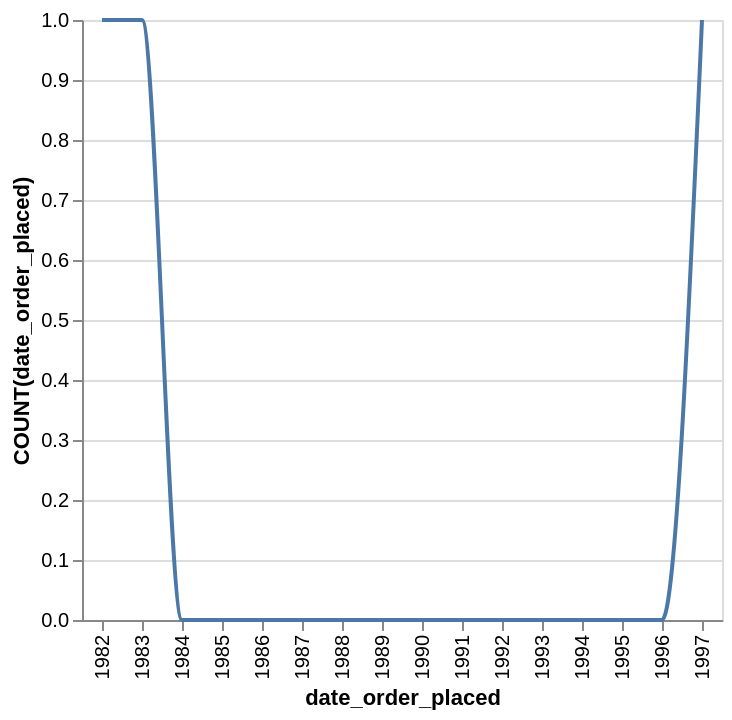

Write the Vega-Lite specification saved for this chart.
### Vega-Lite specification from a JSON file in a GitHub repository (floating-point values rounded to 4 significant figures)
{"data": {"values": [{"x_data": "1982", "y_data": 1}, {"x_data": "1983", "y_data": 1}, {"x_data": "1984", "y_data": 0}, {"x_data": "1985", "y_data": 0}, {"x_data": "1986", "y_data": 0}, {"x_data": "1987", "y_data": 0}, {"x_data": "1988", "y_data": 0}, {"x_data": "1989", "y_data": 0}, {"x_data": "1990", "y_data": 0}, {"x_data": "1991", "y_data": 0}, {"x_data": "1992", "y_data": 0}, {"x_data": "1993", "y_data": 0}, {"x_data": "1994", "y_data": 0}, {"x_data": "1995", "y_data": 0}, {"x_data": "1996", "y_data": 0}, {"x_data": "1997", "y_data": 1}]}, "mark": {"type": "line", "interpolate": "monotone"}, "encoding": {"x": {"field": "x_data", "type": "nominal", "title": "date_order_placed", "sort": "ascending"}, "y": {"field": "y_data", "type": "quantitative", "title": "COUNT(date_order_placed)"}}}
